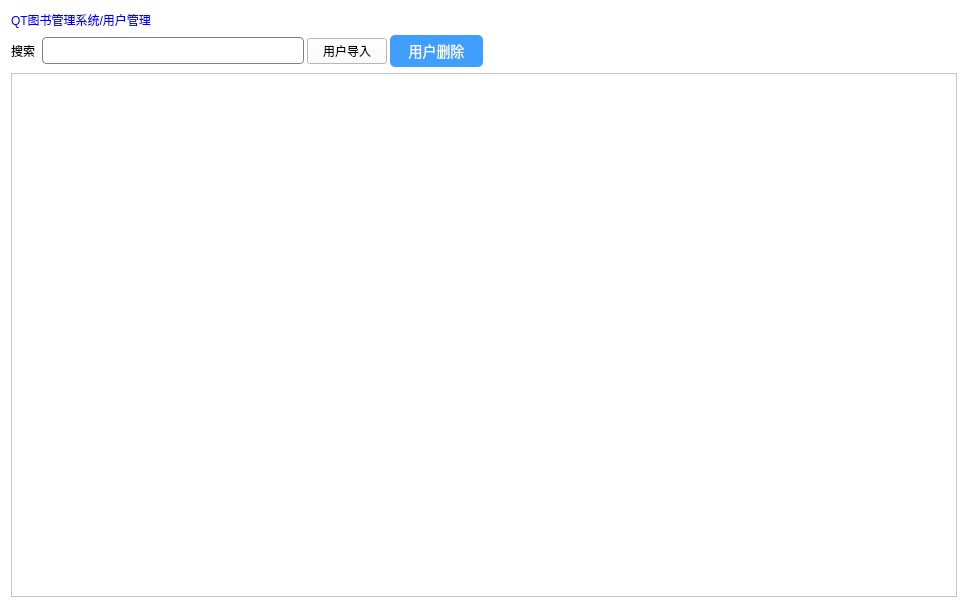
<?xml version="1.0" encoding="UTF-8"?>
<ui version="4.0">
 <class>UserMgr</class>
 <widget class="QWidget" name="UserMgr">
  <property name="geometry">
   <rect>
    <x>0</x>
    <y>0</y>
    <width>968</width>
    <height>608</height>
   </rect>
  </property>
  <property name="windowTitle">
   <string>Form</string>
  </property>
  <property name="styleSheet">
   <string notr="true">background-color:white;</string>
  </property>
  <layout class="QGridLayout" name="gridLayout_2">
   <item row="0" column="0">
    <widget class="QLabel" name="label_2">
     <property name="styleSheet">
      <string notr="true">front: 18px '宋体'; color:blue;</string>
     </property>
     <property name="text">
      <string>QT图书管理系统/用户管理</string>
     </property>
     <property name="name" stdset="0">
      <string>title</string>
     </property>
    </widget>
   </item>
   <item row="1" column="0">
    <layout class="QGridLayout" name="gridLayout">
     <property name="spacing">
      <number>3</number>
     </property>
     <item row="0" column="3">
      <widget class="QPushButton" name="btn_delete_user">
       <property name="styleSheet">
        <string notr="true">border-radius:5px;background:#409eff;color:white;font-size:14px;min-height:24px;min-width:85px;padding:4px;</string>
       </property>
       <property name="text">
        <string>用户删除</string>
       </property>
       <property name="name" stdset="0">
        <string>btn</string>
       </property>
      </widget>
     </item>
     <item row="0" column="2">
      <widget class="QPushButton" name="btn_import_user">
       <property name="styleSheet">
        <string notr="true">border-radius:5px;background:#409eff;color:white;font-size:14px;min-height:24px;min-width:85px;padding:4px;
pressed{background:#3a8ee6;}</string>
       </property>
       <property name="text">
        <string>用户导入</string>
       </property>
       <property name="name" stdset="0">
        <string>btn</string>
       </property>
      </widget>
     </item>
     <item row="0" column="1">
      <widget class="QLineEdit" name="le_search_text">
       <property name="styleSheet">
        <string notr="true">border-radius:4px;min-height:25px;border:1px solid gray;max-width:260px;min-width:260px;</string>
       </property>
       <property name="le" stdset="0">
        <string/>
       </property>
      </widget>
     </item>
     <item row="0" column="4">
      <spacer name="horizontalSpacer">
       <property name="orientation">
        <enum>Qt::Orientation::Horizontal</enum>
       </property>
       <property name="sizeHint" stdset="0">
        <size>
         <width>40</width>
         <height>20</height>
        </size>
       </property>
      </spacer>
     </item>
     <item row="0" column="0">
      <widget class="QLabel" name="label">
       <property name="styleSheet">
        <string notr="true">font: 14px '黑体';</string>
       </property>
       <property name="text">
        <string>搜索 </string>
       </property>
       <property name="lb" stdset="0">
        <string/>
       </property>
      </widget>
     </item>
    </layout>
   </item>
   <item row="2" column="0">
    <widget class="QTableView" name="tableView">
     <property name="name" stdset="0">
      <string>table</string>
     </property>
    </widget>
   </item>
  </layout>
 </widget>
 <resources/>
 <connections/>
</ui>
